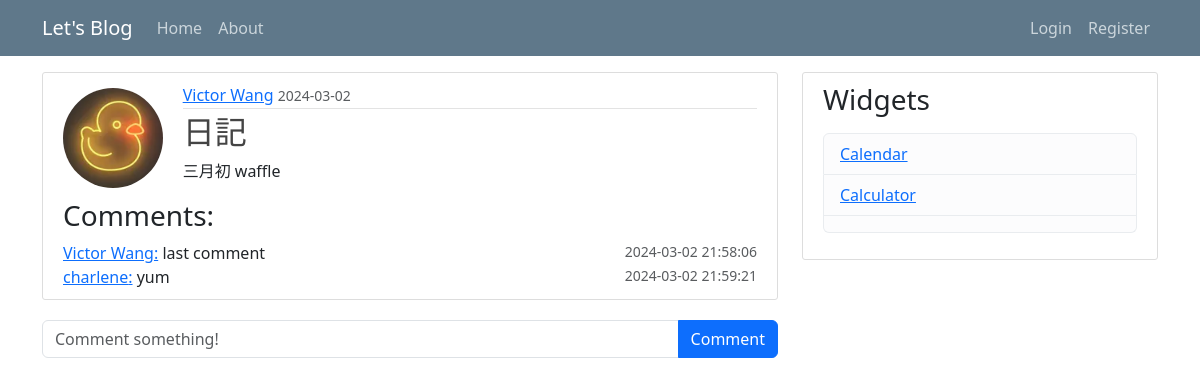
/post/1, run on the app's committed database.
### flaskblog/models.py (models this page shows, shortened)
class User(db.Model, UserMixin):
    id = db.Column(db.Integer, primary_key=True)
    username = db.Column(db.String(20), unique=True, nullable=False)
    email = db.Column(db.String(120), unique=True, nullable=False)
    image_file = db.Column(db.String(20), nullable=False, default='default.jpg')
    password = db.Column(db.String(60), nullable=False)
    posts = db.relationship('Post', backref='author', lazy=True)
    comments = db.relationship('Comment', backref='author', lazy=True)

class Post(db.Model):
    id = db.Column(db.Integer, primary_key=True)
    title = db.Column(db.String(100), nullable=False)
    date_posted = db.Column(db.DateTime, nullable=False, default=datetime.utcnow)
    content = db.Column(db.Text, nullable=False)
    user_id = db.Column(db.Integer, db.ForeignKey('user.id'), nullable=False)
    comments = db.relationship('Comment', backref='post', lazy=True, cascade="all, delete-orphan")

class Comment(db.Model):
    id = db.Column(db.Integer, primary_key=True)
    content = db.Column(db.String(200), nullable=False)
    date_posted = db.Column(db.DateTime, nullable=False, default=datetime.utcnow)
    user_id = db.Column(db.Integer, db.ForeignKey('user.id'), nullable=False)
    post_id = db.Column(db.Integer, db.ForeignKey('post.id'), nullable=False)

### flaskblog/routes.py (the view)
@app.route("/post/<int:post_id>")
def post(post_id):
    post = Post.query.get_or_404(post_id)
    return render_template('post.html', title=post.title, post=post, datetime=datetime, user=current_user)

### flaskblog/templates/post.html (shortened to what this page needs)
{% extends 'layout.html' %}
{% block content %}
<article class="media content-section">
    <div class="row align-items-start">
        <div class="col-md-2 text-center align-self-start">
            <img class="rounded-circle article-img"
                src="{{ url_for('static', filename='profile_pics/' + post.author.image_file) }}"
                style="width: 100px; height: 100px; margin-top: 5px;">
        </div>
        <div class="col-md-10">
            <div class="media-body">
                <div class="article-metadata">
                    <a class="mr-2" href="{{ url_for('user_post', username=post.author.username) }} ">{{
                        post.author.username }}</a>
                    <small class="text-muted">{{ post.date_posted.strftime('%Y-%m-%d') }}</small>
                </div>
                <h2 class="article-title">{{ post.title }}</h2>
                <p class="article-content" style="max-width: 100%; overflow-wrap: break-word;">{{ post.content }}</p>
            </div>
        </div>
        <div>
            <div>
                {% if post.comments %}
                <h3>Comments:</h3>
                {% endif %}
                {% for comment in post.comments %}
                <div class="row align-items-start">
                    <div class="col-md-8">
                        <div>
                            <a href="/user/{{comment.author.username}}">{{comment.author.username}}:</a>
                            {{comment.content}}
                        </div>
                    </div>
                    <div class="col-md-4">
                        <div class="d-flex justify-content-end">
                            <small class="text-muted">{{ comment.date_posted.strftime('%Y-%m-%d %H:%M:%S') }}</small>
                        </div>
                    </div>
                </div>
                {% endfor %}
            </div>
        </div>
    </div>
</article>
<form class="input-group mb-3" method="POST" action="/create-comment/{{post.id}}">
    <input type="text" id="text" name="text" class="form-control" placeholder="Comment something!" />
    <button type="submit" class="btn btn-primary">Comment</button>
</form>
{% endblock content %}

### flaskblog/templates/layout.html (shortened to what this page needs)
<!DOCTYPE html>
<html>
<head>
	<link rel="stylesheet" type="text/css" href="{{ url_for('static', filename='main.css') }}">
	<link href="https://cdn.jsdelivr.net/npm/bootstrap@5.3.2/dist/css/bootstrap.min.css" rel="stylesheet"
>
</head>
<body class="pt-5">
	<header class="site-header">
		<nav class="navbar navbar-expand-md navbar-dark bg-steel fixed-top">
			<div class="container">
				<a class="navbar-brand mr-4" href="/">Let's Blog</a>
				<div class="collapse navbar-collapse" id="navbarToggle">
					<div class="navbar-nav mr-auto">
						<a class="nav-item nav-link" href="{{ url_for('home') }}">Home</a>
						<a class="nav-item nav-link" href="{{ url_for('about') }}">About</a>
					</div>
					<div class="navbar-nav ms-auto">
						{% if current_user.is_authenticated %}
						<a class="nav-item nav-link" href="{{ url_for('new_post') }}">New Post</a>
						<a class="nav-item nav-link" href="{{ url_for('account') }}">Account</a>
						<a class="nav-item nav-link" href="{{ url_for('logout') }}">Logout</a>
						{% else %}
						<a class="nav-item nav-link" href="{{ url_for('login') }}">Login</a>
						<a class="nav-item nav-link" href="{{ url_for('register') }}">Register</a>
						{% endif %}
					</div>
				</div>
			</div>
		</nav>
	</header>
	<main role="main" class="container mt-4">
		<div class="row">
			<div class="col-md-8">
				{% block content %}{% endblock %}
			</div>
			<div class="col-md-4">
				<div class="content-section">
					<h3>Widgets</h3>
					<p class='text-muted'>
					<ul class="list-group">
						<li class="list-group-item list-group-item-light"><a
								href="{{ url_for('calendar') }}">Calendar</a></li>
						<li class="list-group-item list-group-item-light"><a
								href="{{ url_for('calculator') }}">Calculator</a></li>
						<li class="list-group-item list-group-item-light"></li>
					</ul>
					</p>
				</div>
			</div>
		</div>
	</main>
</body>
</html>

### flaskblog/static/main.css (style rules this page uses)
body { background: #fafafa; color: #333333; margin-top: 5rem; }
h1, h2, h3, h4, h5, h6 { color: #444444; }
.bg-steel { background-color: #5f788a; }
.site-header .navbar-nav .nav-link { color: #cbd5db; }
.content-section { background: #ffffff; padding: 10px 20px; border: 1px solid #dddddd; border-radius: 3px; margin-bottom: 20px; }
.article-title { color: #444444; }
.article-content { white-space: pre-line; }
.article-img { height: 65px; width: 65px; margin-right: 16px; }
.article-metadata { padding-bottom: 1px; margin-bottom: 4px; border-bottom: 1px solid #e3e3e3 }

### data on the page
User: image_file (picture), author.username "Victor Wang"
Post: date_posted "2024-03-02", title "日記", content "三月初 waffle"
Comment: author.username "Victor Wang", content "last comment", date_posted "2024-03-02 21:58:06"
Comment: author.username "charlene", content "yum", date_posted "2024-03-02 21:59:21"
